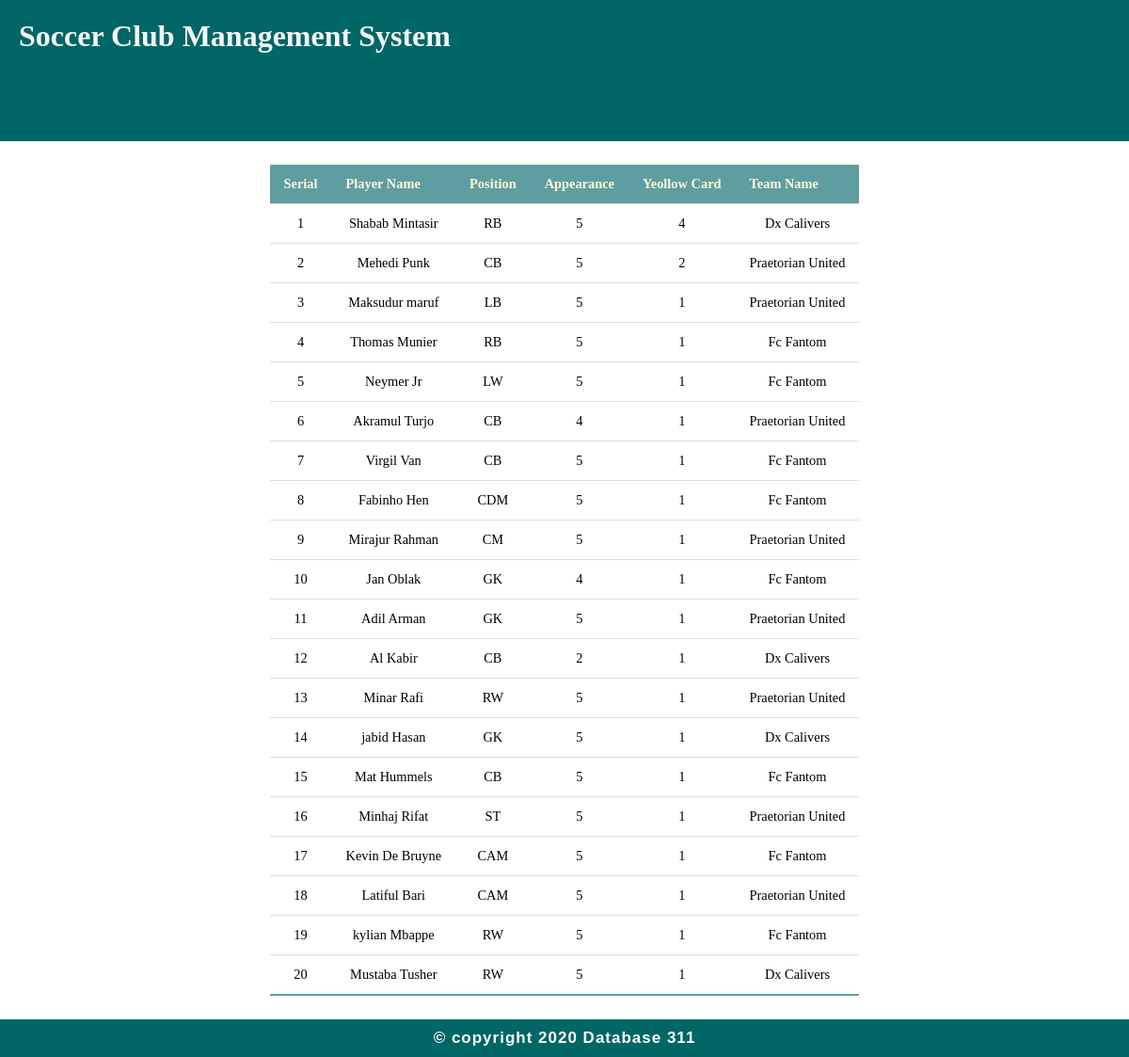
Screenshot of /yellowCard.php with the database file from the repository.
### tables this page shows
CREATE TABLE `player` (
  `Id` int(11) NOT NULL,
  `username` varchar(255) NOT NULL,
  `email` varchar(200) NOT NULL,
  `password` varchar(255) NOT NULL,
  `f_name` varchar(200) NOT NULL,
  `l_name` varchar(255) NOT NULL,
  `date_of_birth` date NOT NULL,
  `contact` int(11) NOT NULL,
  `position` varchar(255) NOT NULL,
  `strong_foot` varchar(255) NOT NULL,
  `hired_date` timestamp NOT NULL DEFAULT current_timestamp() ON UPDATE current_timestamp(),
  `contract` int(11) NOT NULL,
  `agent_id` varchar(255) NOT NULL,
  `Team_id` int(11) NOT NULL,
  `appearance` int(11) NOT NULL,
  `goals` int(11) NOT NULL,
  `assist` int(11) NOT NULL,
  `clean_sheet` int(11) NOT NULL,
  `yellow_card` int(11) NOT NULL,
  `red_card` int(11) NOT NULL,
  `Main_Team` varchar(255) NOT NULL
);

CREATE TABLE `team` (
  `Team_Id` int(11) NOT NULL,
  `Team_Name` varchar(255) NOT NULL,
  `title` varchar(255) NOT NULL,
  `stadium` varchar(255) NOT NULL,
  `Team_Value` varchar(255) NOT NULL,
  `manager_username` varchar(255) NOT NULL
);

### yellowCard.php (the view, shortened to what this page needs)
 	<?php include("stats.php");?>
 	<!DOCTYPE html>
 	<html>
 	<head>
 	</head>
 	<body>
 	<center>
 	<table class="pd_table">
 		<tr>
 		<th>Serial</th>
 		<th>Player Name</th>
      <th>Position</th>
 		<th>Appearance</th>
 		<th>Yeollow Card</th>
 		<th>Team Name</th>
 		</tr>
 	<?php $sql="SELECT player.f_name,player.l_name,player.position,player.appearance,player.yellow_card,team.Team_Name FROM player,team WHERE player.Team_id=team.Team_Id ORDER BY player.yellow_card DESC Limit 20;";
 	$run=mysqli_query($link,$sql);
 	if($run==true){
 			$a=1;
      	while ($row=mysqli_fetch_array($run)) {?>
      	<tr align="center">
      		<td><?php echo $a;$a++;?></td>
      		<td><?php echo $row["f_name"]," ".$row["l_name"];?></td>
            <td><?php echo $row["position"];?></td>
      		<td><?php echo $row["appearance"];?></td>
      		<td><?php echo $row["yellow_card"];?></td>
      		<td><?php echo $row["Team_Name"];?></td>
      	</tr>
   <?php } }?>
   </table>
</center>
 <?php include("footer.php");?>
</body>
</html>

### test.css (style rules this page uses)
* { margin: 0; padding: 0; box-sizing: border-box; }
.pd_table { border-collapse: collapse; margin: 25px 0; font-size: 0.9em; min-width: 400px; top: 0; }
.pd_table th { background-color: cadetblue; color: cornsilk; text-align: left; font-weight: bold; }
.pd_table th, .pd_table td { padding: 12px 15px; }
.pd_table tr { border-bottom: 1px solid #dddddd; }
.pd_table tbody tr:nth-of-type(even) { background-color: #ffffff; }
.pd_table tbody tr:last-of-type { border-bottom: 2px solid cadetblue ; }

### rows the page displays
player: f_name "Shabab", l_name "Mintasir", position "RB", appearance "5", yellow_card "4", Team.Team_Name "Dx Calivers"
player: f_name "Mehedi", l_name "Punk", position "CB", appearance "5", yellow_card "2", Team.Team_Name "Praetorian United"
player: f_name "Maksudur", l_name "maruf", position "LB", appearance "5", yellow_card "1", Team.Team_Name "Praetorian United"
player: f_name "Thomas", l_name "Munier", position "RB", appearance "5", yellow_card "1", Team.Team_Name "Fc Fantom"
player: f_name "Neymer", l_name "Jr", position "LW", appearance "5", yellow_card "1", Team.Team_Name "Fc Fantom"
player: f_name "Akramul", l_name "Turjo", position "CB", appearance "4", yellow_card "1", Team.Team_Name "Praetorian United"
player: f_name "Virgil", l_name "Van", position "CB", appearance "5", yellow_card "1", Team.Team_Name "Fc Fantom"
player: f_name "Fabinho", l_name "Hen", position "CDM", appearance "5", yellow_card "1", Team.Team_Name "Fc Fantom"
player: f_name "Mirajur", l_name "Rahman", position "CM", appearance "5", yellow_card "1", Team.Team_Name "Praetorian United"
player: f_name "Jan", l_name "Oblak", position "GK", appearance "4", yellow_card "1", Team.Team_Name "Fc Fantom"
player: f_name "Adil", l_name "Arman", position "GK", appearance "5", yellow_card "1", Team.Team_Name "Praetorian United"
player: f_name "Al", l_name "Kabir", position "CB", appearance "2", yellow_card "1", Team.Team_Name "Dx Calivers"
player: f_name "Minar", l_name "Rafi", position "RW", appearance "5", yellow_card "1", Team.Team_Name "Praetorian United"
player: f_name "jabid", l_name "Hasan", position "GK", appearance "5", yellow_card "1", Team.Team_Name "Dx Calivers"
player: f_name "Mat", l_name "Hummels", position "CB", appearance "5", yellow_card "1", Team.Team_Name "Fc Fantom"
player: f_name "Minhaj", l_name "Rifat", position "ST", appearance "5", yellow_card "1", Team.Team_Name "Praetorian United"
player: f_name "Kevin De", l_name "Bruyne", position "CAM", appearance "5", yellow_card "1", Team.Team_Name "Fc Fantom"
player: f_name "Latiful", l_name "Bari", position "CAM", appearance "5", yellow_card "1", Team.Team_Name "Praetorian United"
player: f_name "kylian", l_name "Mbappe", position "RW", appearance "5", yellow_card "1", Team.Team_Name "Fc Fantom"
player: f_name "Mustaba", l_name "Tusher", position "RW", appearance "5", yellow_card "1", Team.Team_Name "Dx Calivers"
